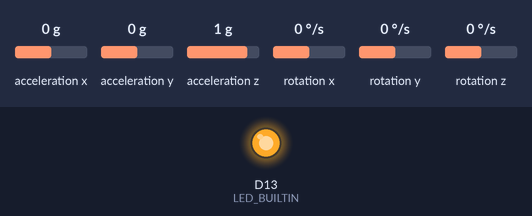
Simulated run of this sketch. Board: Arduino Nano 33 BLE. Shown: output pins drawn as LEDs (lit = HIGH). The inputs (shaded band) are chosen by the test bench; at power-on: rotation x 0 °/s, acceleration x 0 g, acceleration y 0 g, acceleration z 1 g, rotation y 0 °/s, rotation z 0 °/s. What the sketch prints to the serial monitor is not drawn.

Above: at 1.2 s.
1.3 s: rotation x set to 100 °/s
Timing chart, 0 to 4.3 s (numbered marks = the images above; inputs shaded):
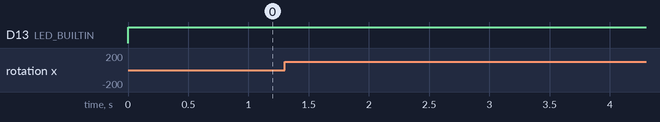

The sketch:

Accelerometer_Logging.ino
```cpp
/*
 *  File Created: 1/13/21
 *  Created by: Jeremiah Hoydich
 *  Purpose: Log Accelerometer data from the onboard imu of the Nano 33 BLE Sense
 *  to an SD card for later analysis
 *
 */
#include <Arduino_LSM9DS1.h>


float xAcc, yAcc, zAcc, xGyro, yGyro, zGyro;
unsigned long t1, t2, delta;


void setup() {
  // Open serial communications and wait for port to open:
  Serial.begin(9600);
  while (!Serial) {
    ; // wait for serial port to connect. Needed for native USB port only
  }
  pinMode(LED_BUILTIN, OUTPUT);

    Serial.println("xAcc, yAcc, zAcc, xGyro, yGyro, zGyro, delta");

// cs -> D4
// sck -> D13
// miso -> D12
// mosi -> D11

  if (!IMU.begin()) {
    Serial.println("IMU failed to initialize");
    while (1);
  }

  t1 = millis();
}


void loop() {
  if (IMU.accelerationAvailable() && IMU.gyroscopeAvailable()) {
    IMU.readAcceleration(xAcc, yAcc, zAcc);
    IMU.readGyroscope(xGyro, yGyro, zGyro);


    t2 = millis();
    delta = t2 - t1;

    Serial.println(String(xAcc) + "," + String(yAcc) + "," + String(zAcc) + "," + String(xGyro) + "," + String(yGyro) + "," + String(zGyro) + "," + String(delta));

    digitalWrite(LED_BUILTIN, HIGH);

    t1 = t2;
    }
   else {
      digitalWrite(LED_BUILTIN, LOW);
    }


}
```
